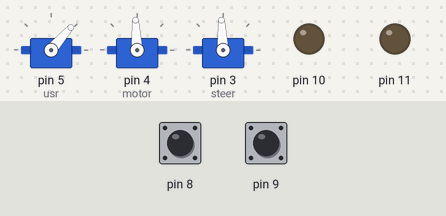
The sketch below on a simulated Arduino Uno, built with avr-gcc and run on an emulated ATmega328P. Shown: 3 × servo, output pins drawn as LEDs (lit = HIGH). The test bench sets the inputs (shaded band); at power-on: pin 9 LOW, pin 8 LOW. What the sketch prints to the serial monitor is not drawn.

Above: at 1.2 s.
1.3 s: pin 9 driven HIGH
At 2.3 s:
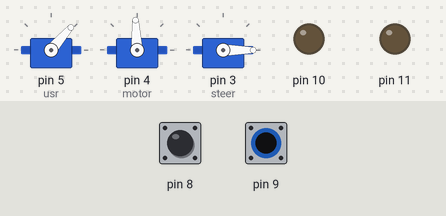
2.8 s: pin 8 pulsed HIGH 2 times (0.12 s each, 0.3 s apart)
At 3.33 s:
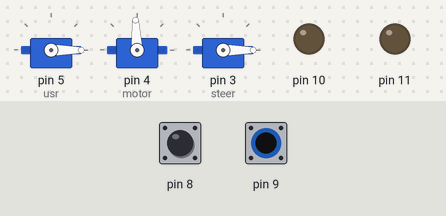
4.9 s: pin 9 pulsed LOW 2 times (0.12 s each, 0.3 s apart)
At 6.7 s:
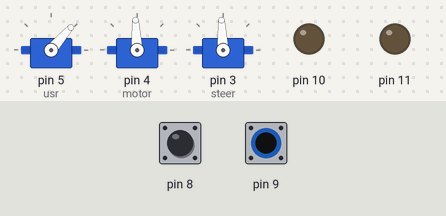
Timing chart, 0 to 8.2 s (numbered marks = the images above; inputs shaded):
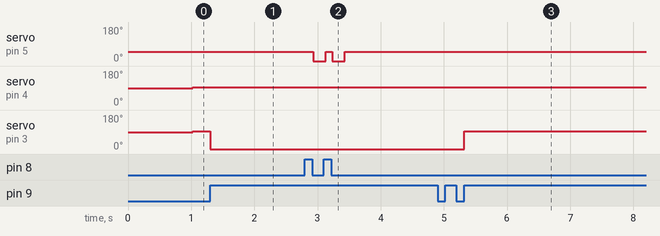

Measured:
- after the input at 1.3 s, servo on pin 3 (steer): 93° → 0° at once
- after the input at 2.8 s, servo on pin 5 (usr): alternates 49° for 0.10 s and 0° for 0.20 s, 4 changes in all, then stays 49°, starting after 0.13 s
- after the input at 4.9 s, servo on pin 3 (steer): 0° → 93° after 0.42 s

The sketch:

Baphomet.ino
```cpp
#include<Servo.h>

volatile unsigned long timer[5];
volatile byte last_channel[6], tick = 0;
volatile int input[11]={1500,1500,1500,1500,1500,1500,1500,1500,1500,1500,1050};
volatile int delT;
volatile bool servoWrite = false,takeover = false,ultrasonic = false;
long failsafe,usr_timer;

Servo motor, steer, usr;

void setup()
{
  PCICR |= (1 << PCIE0);
  PCMSK0 |= (1 << PCINT0); //8
  PCMSK0 |= (1 << PCINT1); //9
  PCMSK0 |= (1 << PCINT2); //10
  PCMSK0 |= (1 << PCINT3); //11
  pinMode(3,INPUT);
  pinMode(4,INPUT);
  usr.attach(5);
  Serial.begin(38400);
}


void serialprint()
{
  Serial.print(input[0]);Serial.print("||");
  Serial.print(input[1]);Serial.print("||");
  Serial.print(input[2]);Serial.print("||");
  Serial.print(input[3]);Serial.print("||");
  Serial.print(input[4]);Serial.print("||");
  Serial.print(input[5]);Serial.print("||");
  Serial.print(input[6]);Serial.print("||");
  Serial.print(input[7]);Serial.print("||");
  Serial.print(input[8]);Serial.print("||");
  Serial.print(input[9]);Serial.print("||");
  Serial.println();
}


void fucc()
{
  digitalWrite(3,LOW);
  digitalWrite(4,LOW);
}

void loop()
{
  long timer = micros();
  if(input[2] < 1000)
  {
    fucc();
    takeover = false;
    motor.writeMicroseconds(1500);
    steer.writeMicroseconds(1500);
  }
  else if((takeover && !(input[2]<1000))or input[4]>1500)//SWITCH 5 IS THE KILL SWITCH.
  {
    pinMode(11,OUTPUT);
    pinMode(10,OUTPUT);
    motor.writeMicroseconds(input[2]);
    steer.writeMicroseconds(input[0]);
    Serial.println("got here");
  }

  if(servoWrite)
  {
    failsafe = millis();
    servoWrite = false;
//    takeover = false;
  }
  if(millis() - failsafe > 1000&&takeover==false)
  {
    takeover = true;
    motor.attach(4);
    steer.attach(3);
    Serial.print("in");
  }

  if(ultrasonic)
  {
    usr_timer = millis();
    ultrasonic = false;
  }
  if(millis()-usr_timer < 200)
  {
    usr.writeMicroseconds(input[10]);
  }
  else
  {
    usr.writeMicroseconds(1050);
  }

  while( micros() - timer < 20000);
}

ISR(PCINT0_vect)
{
  timer[0]=micros();
  //channel 1 ----

  if(last_channel[0]==0 && PINB & B00000010) //makes sure that the first pin was initially low and is now high
  {                                         //PINB & B00000001 is equivalent to digitalRead but faster
    last_channel[0] = 1;
    delT=timer[0]-timer[1];
    if(delT>3000)
    {
      tick=0;
    }
    else
    {
      input[tick++] = delT;
    }
    timer[1]=timer[0];
  }
  else if(last_channel[0]==1 && !(PINB & B00000010))
  {
    last_channel[0]=0;
  }
  //channel 2---
  if(last_channel[1]==0 && PINB & B00000100) //makes sure that the first pin was initially low and is now high
  {                                         //PINB & B00000001 is equivalent to digitalRead but faster
    last_channel[1]=1;
    timer[2]=timer[0];
  }
  else if(last_channel[1]==1 && !(PINB & B00000100))
  {
    last_channel[1]=0;
    input[8]=timer[0]-timer[2];
    servoWrite = true;
  }

  //channel 3--
  if(last_channel[2]==0&& PINB & B00001000) //makes sure that the first pin was initially low and is now high
  {                                         //PINB & B00000001 is equivalent to digitalRead but faster
    last_channel[2]=1;
    timer[3]=timer[0];
  }
  else if(last_channel[2]==1 && !(PINB & B00001000))
  {
    last_channel[2]=0;
    input[9]=timer[0]-timer[3];

  }
  //ULTRASONIC CHANNEL
  if(last_channel[3]==0&& PINB & B00000001) //makes sure that the first pin was initially low and is now high
  {                                         //PINB & B00000001 is equivalent to digitalRead but faster
    last_channel[3]=1;
    timer[4]=timer[0];
  }
  else if(last_channel[3]==1 && !(PINB & B00000001))
  {
    last_channel[3]=0;
    input[10]=timer[0]-timer[4];
    ultrasonic = true; // set the flag
  }
}
```
